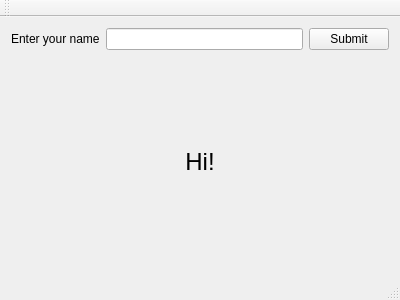
<?xml version="1.0" encoding="UTF-8"?>
<ui version="4.0">
 <class>MainWindow</class>
 <widget class="QMainWindow" name="MainWindow">
  <property name="geometry">
   <rect>
    <x>0</x>
    <y>0</y>
    <width>400</width>
    <height>300</height>
   </rect>
  </property>
  <property name="windowTitle">
   <string>MainWindow</string>
  </property>
  <widget class="QWidget" name="centralWidget">
   <layout class="QVBoxLayout" name="verticalLayout_2">
    <item>
     <layout class="QHBoxLayout" name="horizontalLayout_2">
      <item>
       <layout class="QHBoxLayout" name="horizontalLayout">
        <item>
         <widget class="QLabel" name="label">
          <property name="text">
           <string>Enter your name</string>
          </property>
         </widget>
        </item>
        <item>
         <widget class="QLineEdit" name="lineEdit"/>
        </item>
       </layout>
      </item>
      <item>
       <widget class="QPushButton" name="pushButton">
        <property name="text">
         <string>Submit</string>
        </property>
       </widget>
      </item>
     </layout>
    </item>
    <item>
     <widget class="QLabel" name="label_2">
      <property name="font">
       <font>
        <pointsize>18</pointsize>
       </font>
      </property>
      <property name="text">
       <string>Hi!</string>
      </property>
      <property name="alignment">
       <set>Qt::AlignCenter</set>
      </property>
     </widget>
    </item>
   </layout>
  </widget>
  <widget class="QMenuBar" name="menuBar">
   <property name="geometry">
    <rect>
     <x>0</x>
     <y>0</y>
     <width>400</width>
     <height>25</height>
    </rect>
   </property>
  </widget>
  <widget class="QToolBar" name="mainToolBar">
   <attribute name="toolBarArea">
    <enum>TopToolBarArea</enum>
   </attribute>
   <attribute name="toolBarBreak">
    <bool>false</bool>
   </attribute>
  </widget>
  <widget class="QStatusBar" name="statusBar"/>
 </widget>
 <layoutdefault spacing="6" margin="11"/>
 <resources/>
 <connections>
  <connection>
   <sender>pushButton</sender>
   <signal>clicked()</signal>
   <receiver>label_2</receiver>
   <slot>show()</slot>
   <hints>
    <hint type="sourcelabel">
     <x>347</x>
     <y>105</y>
    </hint>
    <hint type="destinationlabel">
     <x>199</x>
     <y>213</y>
    </hint>
   </hints>
  </connection>
 </connections>
</ui>
